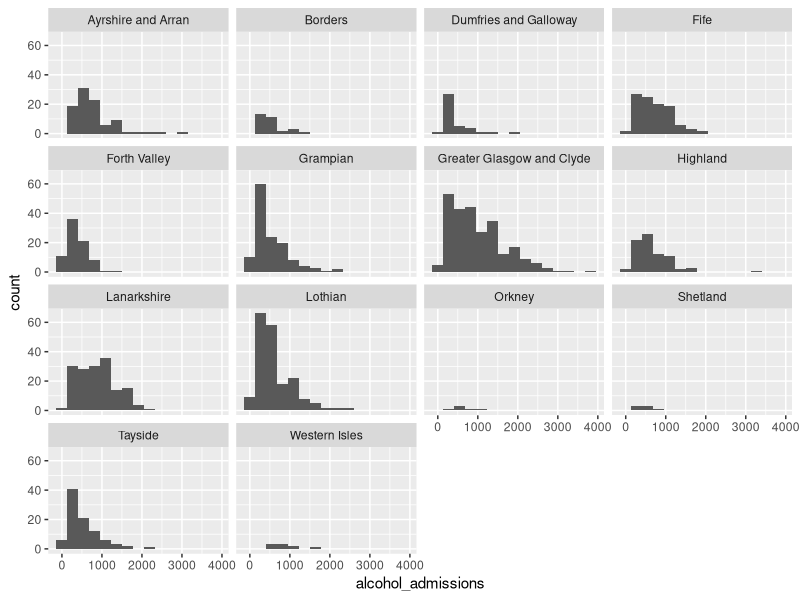
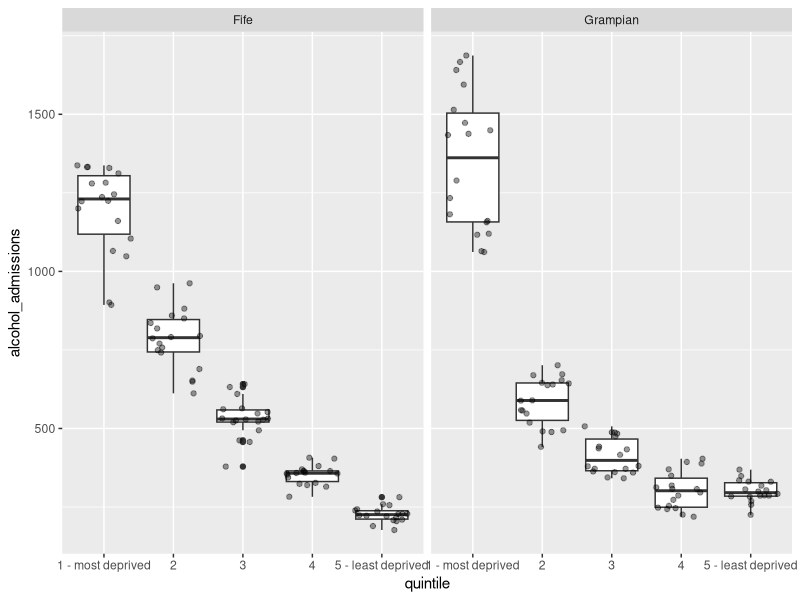

R code for these plots, in order:
## ---- chunk 1
knitr::opts_chunk$set(echo = TRUE)
## ---- chunk 2
library(tidyverse)
## ---- chunk 3

admission_data <- read_csv("alcohol_related_admissions.csv") 
glimpse(admission_data)

## ---- chunk 4

admission_data %>% 
  filter(year == 2019) %>%
  ggplot(aes(x = alcohol_admissions)) + 
  geom_histogram(bins = 15) +
  facet_wrap(~health_board)

## ---- chunk 5
# alcohol-related hospital admissions
data <- read_csv("alcohol-admissions_deprivation-data.csv") # alcohol-related hospital admissions

# intermediate data zone info
intermediate_zone_codes <- read_csv("iz2011_codes_and_labels_21042020.csv") 

## ---- chunk 6
glimpse(data)

data <- data %>%
  select(geography_code,quintile,period,indicator_measure)

glimpse(intermediate_zone_codes)

HB_info <- intermediate_zone_codes %>%
  select(HB,HBName)

## ---- chunk 7
admission_data <- left_join(data,HB_info,by = c("geography_code" = "HB")) %>%
  distinct()

glimpse(admission_data)

# Remove "NHS" from the health board name, and "financial year" from the period

admission_data <- admission_data %>%
  mutate(HBName = gsub("NHS ", "", HBName),
         period = gsub(" financial year","", period)) %>%
  rename(health_board = HBName,
         alcohol_admissions = indicator_measure)

glimpse(admission_data)
## ---- chunk 8

admission_data$health_board %>%
  unique()

## ---- chunk 9

admission_data %>%    
  filter(quintile != "Total") %>%
  ggplot(aes(x = quintile,             
             y = alcohol_admissions)) +    
  geom_boxplot() +                        
  geom_jitter(alpha = 0.4) +               
  theme(legend.position = "none") + 
  facet_wrap(~health_board)          

